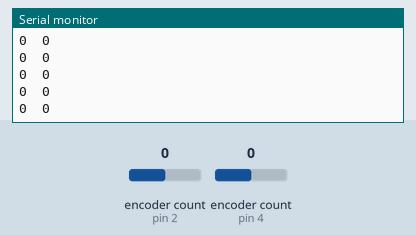
This sketch was run on a simulated Arduino Uno, built with avr-gcc and run on an emulated ATmega328P. Parts: the last lines printed to the serial monitor. The inputs (shaded band) are chosen by the test bench; at power-on: encoder count (sensors on pin 2, pin 4) 0.

Above: at 1.2 s.
1.3 s: encoder count (sensor on pin 2) set to 1
At 1.31 s:
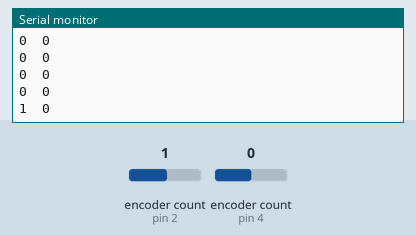
2.8 s: encoder count (sensor on pin 4) set to 1
At 2.82 s:
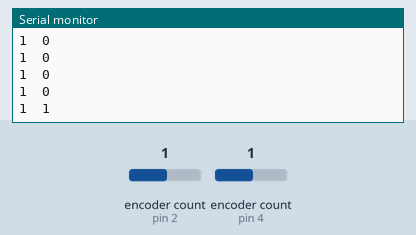
4.3 s: encoder count (sensor on pin 2) set to 2
At 4.33 s:
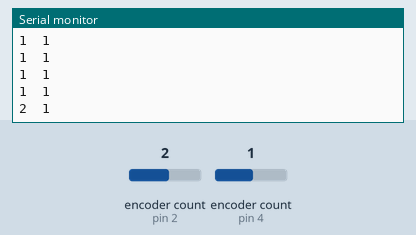
5.8 s: encoder count (sensor on pin 4) set to 2
At 5.83 s:
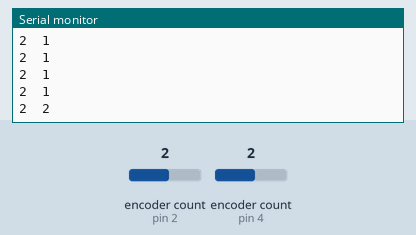
Timing chart, 0 to 8.3 s (numbered marks = the images above; inputs shaded):
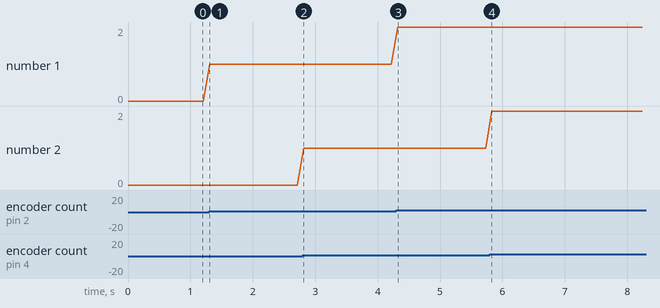

The sketch:

RotaryEncoderTest2.ino
```cpp
#define ENCODER_OPTIMIZE_INTERRUPTS
#include <Encoder.h>

Encoder dial1(2, 3) ;
Encoder dial2(4, 3) ;

int counter1 = 0 ;
int counter2 = 0 ;

void setup() {
  // put your setup code here, to run once:
  Serial.begin(9600) ;
}

void loop() {
  // put your main code here, to run repeatedly:
  counter1 = dial1.read()/4 ;
  counter2 = dial2.read()/4 ;

  Serial.print(counter1) ;
  Serial.print("\t") ;
  Serial.println(counter2) ;
  delay(100) ;
}


//This works 1000 times better
//never skips
//nevermisreads
//no external circuitry
//works with common second pin
//use *this*
```

Measured:
- after the input at 1.3 s, the serial monitor: prints a new line at once (image 1)
- after the input at 2.8 s, the serial monitor: prints a new line at once (image 2)
- after the input at 4.3 s, the serial monitor: prints a new line at once (image 3)
- after the input at 5.8 s, the serial monitor: prints a new line at once (image 4)
- plotted number 1: 0 → 1 after the input at 1.3 s, 1 → 2 after the input at 4.3 s
